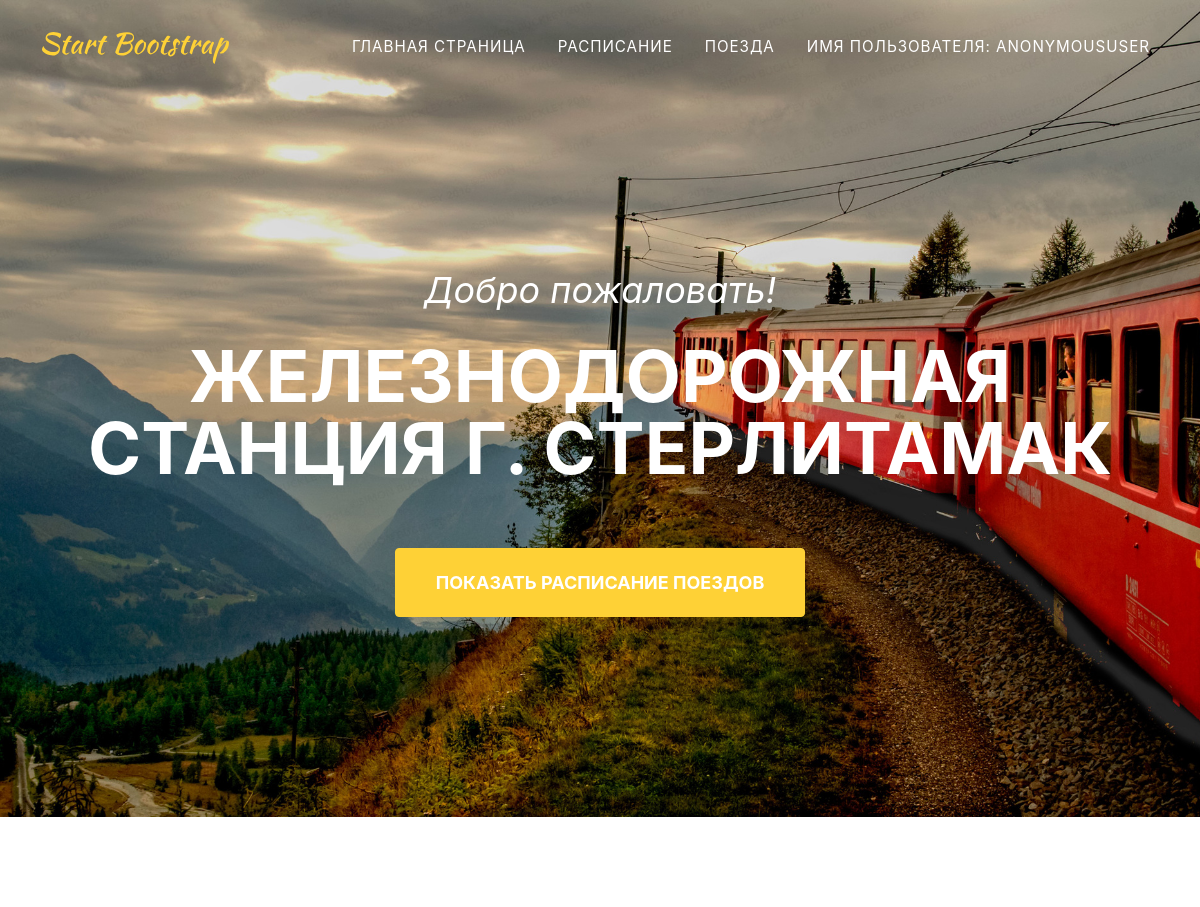
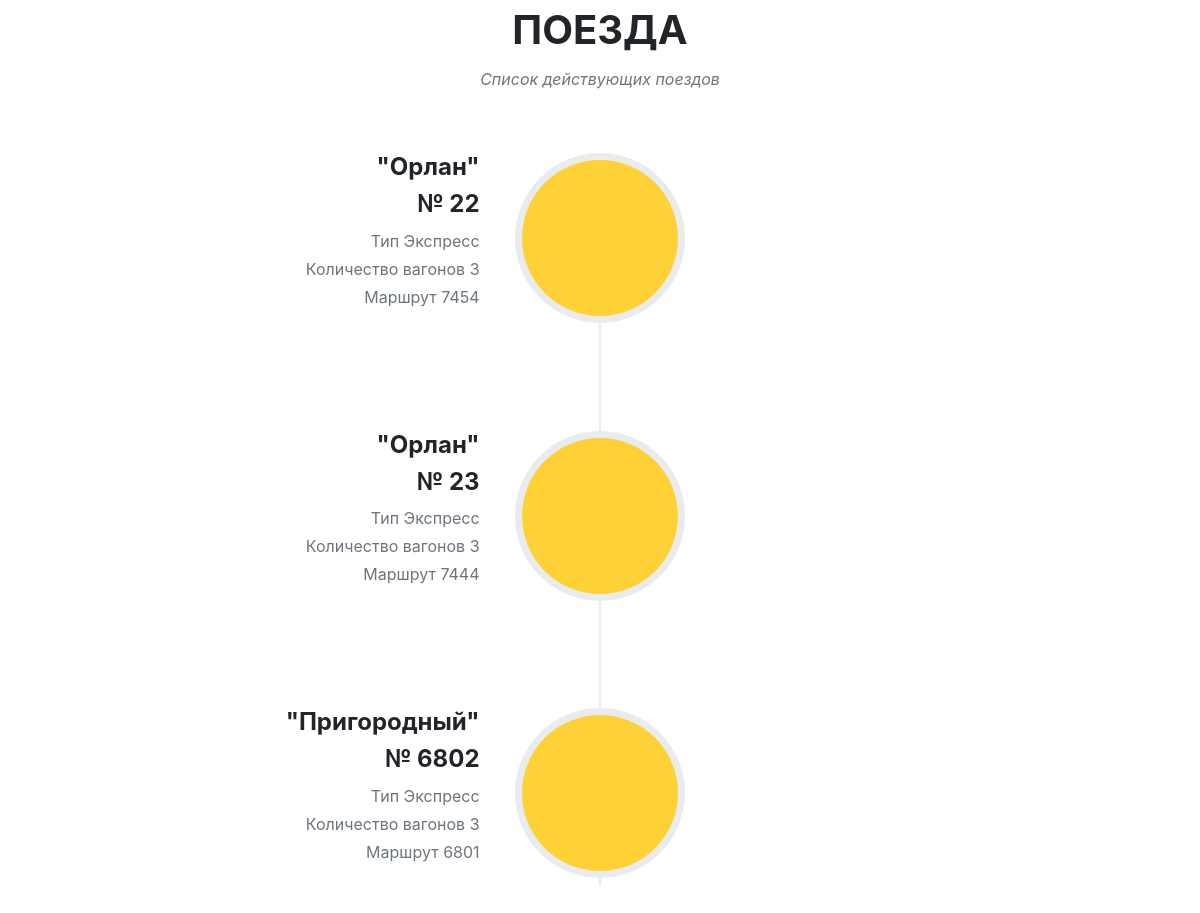
Page /train_list/ on the committed database (2 pictures, top to bottom).
### Railway/models.py (models this page shows, shortened)
class Train(models.Model):
    Train_ID = models.PositiveIntegerField(primary_key=True, unique=True)
    TrainName = models.CharField(max_length=150, db_index=True)
    TrainType = models.CharField(max_length=150, db_index=True)
    carCount = models.IntegerField(db_index=True)
    ScheduleID = models.ForeignKey(Schedule, on_delete=models.CASCADE)

class Schedule(models.Model):
    RideId = models.PositiveIntegerField(primary_key=True, unique=True)
    DepartureTime = models.TimeField(auto_now=False, auto_now_add=False, default='18:00')
    ArrivalTime = models.TimeField(auto_now=False, auto_now_add=False, default='06:00')
    StartAt = models.CharField(max_length=150, db_index=True)
    FinishAt = models.CharField(max_length=150, db_index=True)
    def __str__(self):
        return '{}'.format(self.RideId)

### Railway/views.py (the view)
# urls.py: path('train_list/',train_list, name='train_list_url'),
def train_list(request):
    trn = Train.objects.all()
    return render(request, 'Railway/trains.html', context={'Trains': trn})

### Railway/templates/Railway/trains.html
{% extends 'Railway/AdminPanel.html' %}
{% block train %}
    <section class="page-section" id="about">
            <div class="container">
                <div class="text-center">
                    <h2 class="section-heading text-uppercase">Поезда</h2>
                    <h3 class="section-subheading text-muted">Список действующих поездов</h3>
                </div>
                <ul class="timeline">
                   {% for tr in Trains %}
                       <li>
                                <div class="timeline-image"><img class="rounded-circle" src="assets/img/about/1.jpg" alt="" /></div>
                        <div class="timeline-panel">
                            <div class="timeline-heading">
                                <h4>"{{ tr.TrainName }}"</h4>
                                <h4 class="subheading">№ {{ tr.Train_ID }}</h4>
                            </div>
                            <div class="timeline-body"><p class="text-muted">Тип  {{ tr.TrainType}}</p></div>
                            <div class="timeline-body"><p class="text-muted">Количество вагонов  {{ tr.carCount}}</p></div>
                            <div class="timeline-body"><p class="text-muted">Маршрут  {{ tr.ScheduleID}}</p></div>
                        </div>
                    </li>
                   {% endfor %}
                </ul>
            </div>
        </section>
{% endblock %}

### Railway/templates/Railway/AdminPanel.html (shortened to what this page needs)
{% extends 'Main.html' %}

### templates/Main.html (shortened to what this page needs)
{% load static %}
<!DOCTYPE html>
<html lang="en">
    <head>
        <link href="{% static 'css/styles.css' %}" rel="stylesheet" />
    </head>
    <body id="page-top">
        <nav class="navbar navbar-expand-lg navbar-dark fixed-top" id="mainNav">
            <div class="container">
                <a class="navbar-brand js-scroll-trigger" href="#page-top"><img src="assets/img/navbar-logo.svg" alt="" /></a>
                <div class="collapse navbar-collapse" id="navbarResponsive">
                    <ul class="navbar-nav text-uppercase ml-auto">
                        <li class="nav-item"><a class="nav-link js-scroll-trigger" href="{%url 'station_url'%}">Главная страница</a></li>
                        <li class="nav-item"><a class="nav-link js-scroll-trigger" href="{%url 'schedules_list_url'%}">Расписание</a></li>
                        <li class="nav-item"><a class="nav-link js-scroll-trigger" href="{%url 'train_list_url'%}">Поезда</a></li>
                        <li class="nav-item"><a class="nav-link js-scroll-trigger align-" href="#contact">Имя пользователя: {{ request.user }}</a></li>
                    </ul>
                </div>
            </div>
        </nav>
        <header class="masthead">
            <div class="container">
                <div class="masthead-subheading">Добро пожаловать!</div>
                <div class="masthead-heading text-uppercase">Железнодорожная станция г. Стерлитамак</div>
                <a class="btn btn-primary btn-xl text-uppercase js-scroll-trigger" href="{%url 'schedules_list_url'%}">Показать расписание поездов</a>
            </div>
        </header>
            {% block train %}
            {% endblock %}
    </body>
</html>

### rows in the picture
Train: TrainName "Орлан", Train_ID "22", TrainType "Экспресс", carCount "3", ScheduleID "7454"
Train: TrainName "Орлан", Train_ID "23", TrainType "Экспресс", carCount "3", ScheduleID "7444"
Train: TrainName "Пригородный", Train_ID "6802", TrainType "Экспресс", carCount "3", ScheduleID "6801"

### other values in the picture
{{ request.user }} "ANONYMOUSUSER"
